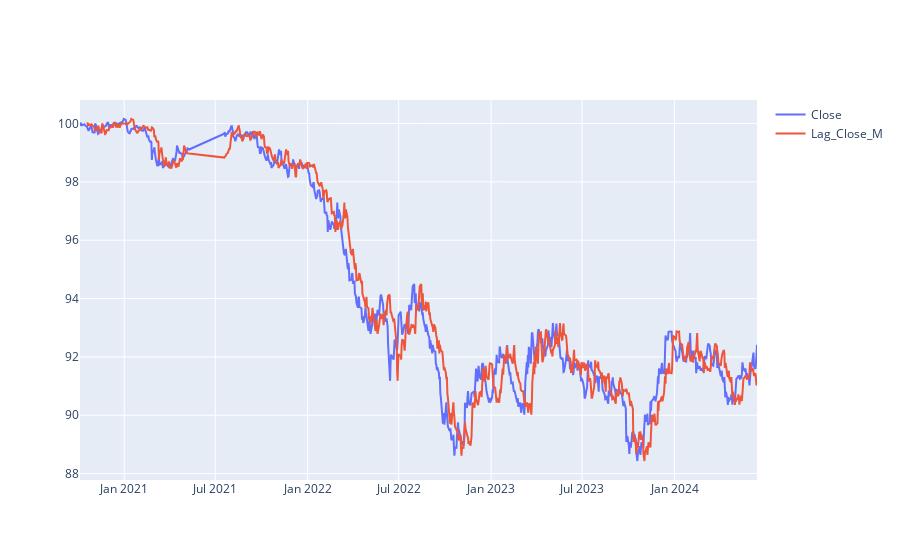

Notebook code for this chart:
### Code cell
fig = go.Figure()
#data['Close_M'] = data["Close"]
data['Lag_Close_M'] = data['Close'].shift(10)
fig.add_trace(go.Scatter(x=data.Date,y=data.Close,name='Close'))
fig.add_trace(go.Scatter(x=data.Date,y=data.Lag_Close_M,name='Lag_Close_M'))
fig.show()

### Figure 1 — Plotly figure (JSON) as saved in the notebook; plotly's stock layout.template omitted (floating-point values rounded to 4 significant figures; data arrays with more than 128 entries replaced by an {"elided": "..."} marker saying what was removed)
{"data": [{"name": "Close", "type": "scatter", "x": {"elided": "882 str values"}, "y": {"elided": "882 float values"}}, {"name": "Lag_Close_M", "type": "scatter", "x": {"elided": "882 str values"}, "y": {"elided": "882 float values"}}], "layout": {}}
